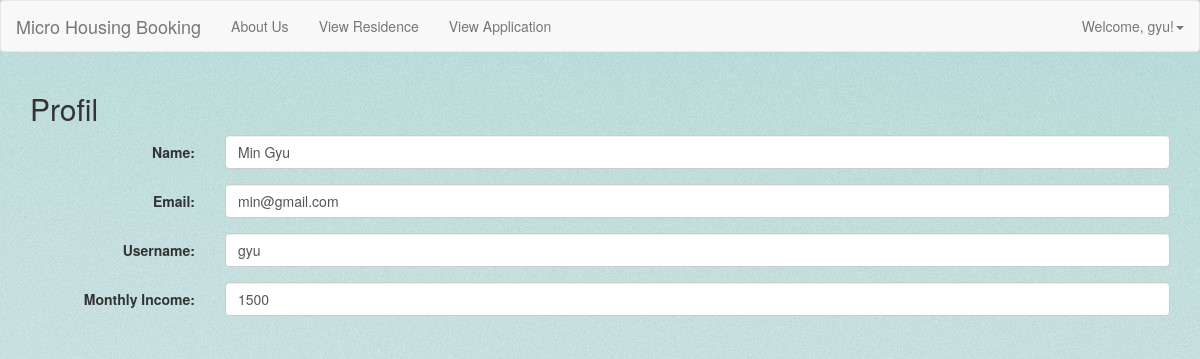
Page /MHSWebsite/applicant/Profil.php (signed in) on the committed database.
### tables this page shows
CREATE TABLE `user_applicant` (
  `applicantID` int(11) NOT NULL,
  `email` varchar(20) NOT NULL,
  `fullName` text NOT NULL,
  `monthlyIncome` double NOT NULL,
  `password` varchar(20) NOT NULL,
  `username` varchar(20) NOT NULL
);

### MHSWebsite/applicant/Profil.php (the view, shortened to what this page needs)
<!DOCTYPE html>
<html lang="en">
<head>
    <link rel="stylesheet" type="text/css" href="../style.css">
    <link rel="stylesheet" href="https://maxcdn.bootstrapcdn.com/bootstrap/3.4.1/css/bootstrap.min.css"></link>
</head>
<body>
<nav class="navbar navbar-default">
	<div class="container-fluid">
		<div class="navbar-header">
			<a class="navbar-brand" href="index.php">Micro Housing Booking</a>
		</div>
		<ul class="nav navbar-nav">
			<li><a href="About.php">About Us</a></li>
			<li><a href="ViewResidence.php">View Residence</a></li>
			<li><a href="ViewApplication.php">View Application</a></li>
		</ul>
        <ul class="nav navbar-nav navbar-right">
            <li class="dropdown"><a class="dropdown-toggle" data-toggle="dropdown" href="#">Welcome, <?php echo $_SESSION['username']; ?>!<span class="caret"></span></a>
            </li>
        </ul>
	</div>
</nav>
<?php
include '../connectdb.php';
$username = $_SESSION['username'];
$SQL = mysqli_query($connectdb, "SELECT * FROM user_applicant WHERE username ='$username'");
$data = mysqli_fetch_assoc($SQL);
?>
    <div class="container">
  <h2>Profil</h2>
  <form class="form-horizontal" action="Profil.php">
    <div class="form-group">
      <label class="control-label col-sm-2" for="fullName">Name:</label>
      <div class="col-sm-10">
        <input type="text" class="form-control" id="fullName" placeholder="Enter Name" name="fullName" value="<?php echo $data['fullName'] ?>" >
      </div>
    </div>
    <div class="form-group">
      <label class="control-label col-sm-2" for="email">Email:</label>
      <div class="col-sm-10">
        <input type="email" class="form-control" id="email" placeholder="Enter email" name="email" value="<?php echo $data['email'] ?>" >
      </div>
     </div>
    <div class="form-group">
      <label class="control-label col-sm-2" for="username">Username:</label>
      <div class="col-sm-10">
        <input type="text" class="form-control" id="username" placeholder="Enter username" name="username" value="<?php echo $data['username'] ?>" >
      </div>
  </div>
    <div class="form-group">
      <label class="control-label col-sm-2" for="monthlyIncome">Monthly Income:</label>
      <div class="col-sm-10">
        <input type="text" class="form-control" id="monthlyIncome" placeholder="Enter Monthly Income" name="monthlyIncome" value="<?php echo $data['monthlyIncome'] ?>" >
      </div>
  </div>
</div>
</body>
</html>

### MHSWebsite/style.css (style rules this page uses)
body { background:url(img/backgrn.jpg); }

### rows in the picture
user_applicant: fullName "Min Gyu", email "min@gmail.com", username "gyu", monthlyIncome "1500"

### other values in the picture
$_SESSION['username'] "gyu"
